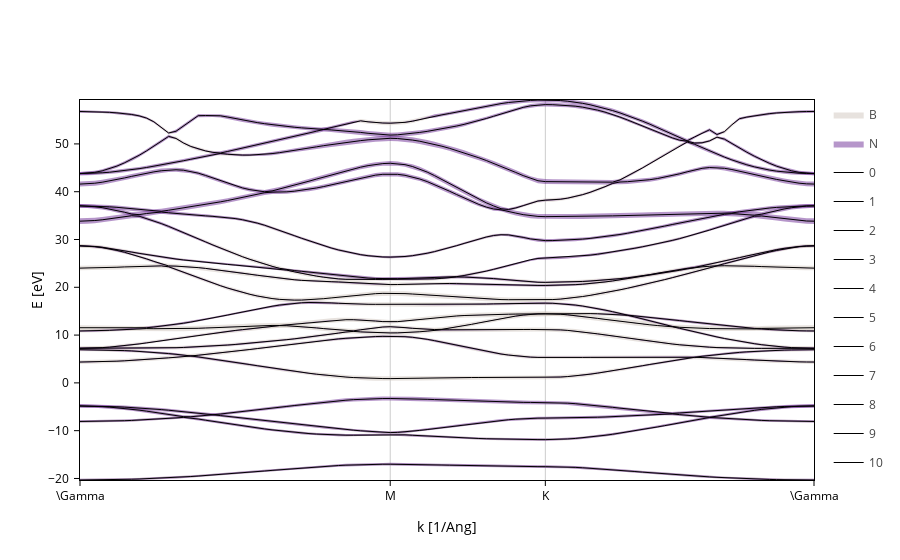

Notebook code for this chart:
### Code cell
fatbands.split_orbs(on="species", name="$species")
